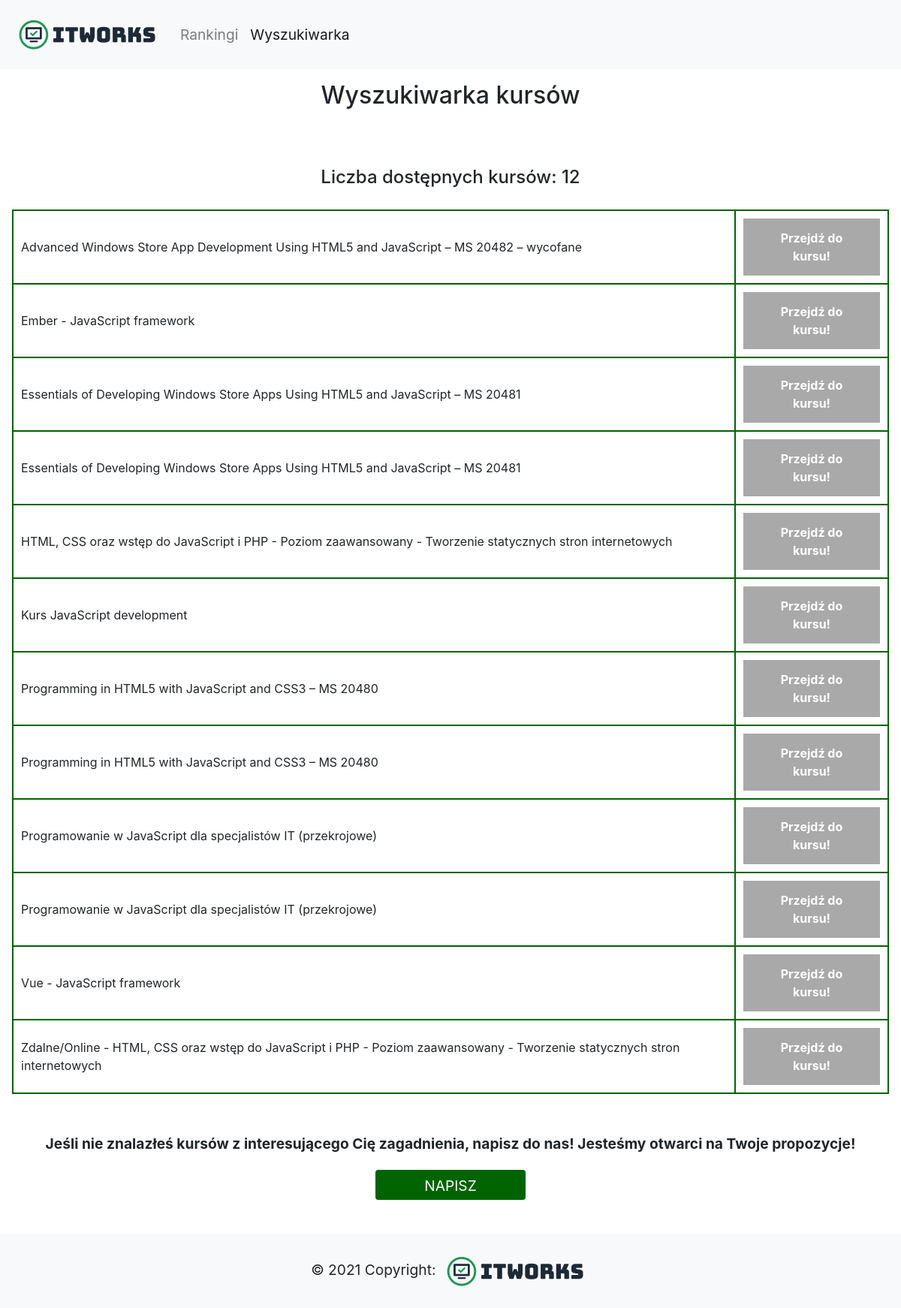
Screenshot of /search-javascript with the database file from the repository.
### tables this page shows
CREATE TABLE courses (course_title TEXT, course_url TEXT);

### app.py (the view)
@app.route('/search-javascript', methods=['GET','POST'])
def search_javascript():
    try:
        conn = sqlite3.connect('courses.db')
        conn.row_factory = sqlite3.Row
        cur = conn.cursor()
        query = "SELECT * from courses WHERE course_title LIKE '% javascript %' ORDER BY course_title"
        cur.execute(query)
        conn.commit()
        rows = cur.fetchall()
        rows_number = len(rows)
        if rows:
            flash("Liczba dostępnych kursów: " + str(len(rows)))
        conn.close()
        return render_template('categories_search_results.html', rows=rows)
    except OperationalError:
        flash("Wystąpił błąd podczas próby połączenia się z bazą")

### templates/categories_search_results.html (shortened to what this page needs)
<!DOCTYPE html>
<html lang="en">
<head>
    <link rel="stylesheet" href="https://maxcdn.bootstrapcdn.com/bootstrap/4.5.2/css/bootstrap.min.css">
</head>
<body>
    <div id="page-container">
        <nav class="navbar navbar-expand-lg navbar-light bg-light">
            <a class="navbar-brand" href="/">
                <img src="{{url_for('static', filename='logo2.png')}}" alt="">
            </a>
            <div class="collapse navbar-collapse" id="navbarNav" style="font-size: larger;">
                <ul class="navbar-nav">
                    <li class="nav-item ">
                        <a class="nav-link" href="/">Rankingi</a>
                    </li>
                    <li class="nav-item active">
                        <a class="nav-link" href="/browser">Wyszukiwarka</a>
                    </li>
                </ul>
            </div>
        </nav>
        <div id="content-wrap">
            <div class="container h-100">
                <div class="row h-100 justify-content-center align-items-center">
                    <div class="d-flex justify-content-center mt-3 mb-3">
                        <h2>Wyszukiwarka kursów</h2>
                    </div>
                </div>
            </div>
            <div class="container-fluid p-3 my-3">
                {% for message in get_flashed_messages() %}
                <div class="d-flex justify-content-center" style="font-size: larger; font-weight: bold; padding: 20px;"><h4>{{ message }}</h4></div>
                {% endfor %}
                <table style="margin-left: auto; margin-right: auto;">
                    {% for row in rows %}
                    <tr>
                        <td>{{row["course_title"]}}</td>
                        <td><a href='{{row["course_url"]}}' class="courseLink" target="_blank">Przejdź do kursu!</a></td>
                    </tr>
                    {% endfor %}
                </table>
            </div>
            <div class="d-flex justify-content-center" style="font-size: larger; font-weight: bold; padding: 20px;">
                Jeśli nie znalazłeś kursów z interesującego Cię zagadnienia, napisz do nas! Jesteśmy otwarci na Twoje propozycje!
            </div>
            <div class="d-flex justify-content-center">
                <button type="submit" class="btn" style="background-color: darkgreen; color: white; font-size: larger; width: 200px; height: 40px;"
                    onclick="location.href='mailto:itworks.website@gmail.com';">NAPISZ</button>
            </div>
            <br>
            <footer class="bg-light text-center text-lg-start" style="left: 0; bottom: 0; width: 100%;" id="footer">
                <div class="text-center p-3 bg-light" style=" font-size: larger;">
                    © 2021 Copyright: <img src="{{url_for('static', filename='logo2.png')}}" alt="">
                </div>
            </footer>
        </div>
    </div>
</body>
</html>

### templates/categories_search_results.html (style rules this page uses)
#page-container { position: relative; min-height: 89vh; }
#content-wrap { padding-bottom: 1.5rem; }
#footer { position: absolute; width: 100%; height: 1.5px; }
button { background-color: white; }
table, td { border: 2px solid darkgreen; padding: 10px; }
a:link.courseLink, a:visited.courseLink { background-color: darkgray; color: white; font-weight: bold; padding: 14px 25px; text-align: center; text-decoration: none; display: inline-block; }

### rows the page displays
courses: course_title "Advanced Windows Store App Development Using HTML5 and JavaScript – MS 20482 – wycofane"
courses: course_title "Ember - JavaScript framework"
courses: course_title "Essentials of Developing Windows Store Apps Using HTML5 and JavaScript – MS 20481"
courses: course_title "Essentials of Developing Windows Store Apps Using HTML5 and JavaScript – MS 20481"
courses: course_title "HTML, CSS oraz wstęp do JavaScript i PHP - Poziom zaawansowany - Tworzenie statycznych stron internetowych"
courses: course_title "Kurs JavaScript development"
courses: course_title "Programming in HTML5 with JavaScript and CSS3 – MS 20480"
courses: course_title "Programming in HTML5 with JavaScript and CSS3 – MS 20480"
courses: course_title "Programowanie w JavaScript dla specjalistów IT (przekrojowe)"
courses: course_title "Programowanie w JavaScript dla specjalistów IT (przekrojowe)"
courses: course_title "Vue - JavaScript framework"
courses: course_title "Zdalne/Online - HTML, CSS oraz wstęp do JavaScript i PHP - Poziom zaawansowany - Tworzenie statycznych stron internetowych"

### other values shown
{{ message }} "Liczba dostępnych kursów: 12"
